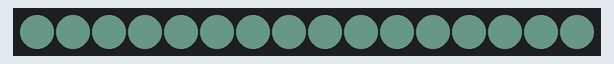
The sketch below on a simulated ESP32. On the bench: 16 RGB LEDs in strip order, left to right. Dim RGB values are drawn brighter than linear; WiFi joins after 1.5 s; servers stay silent unless stated; network time is answered at once with the bench clock; the local clock reads 2024-03-15 10:24:30 at power-on unless the sketch sets it; random numbers use the default seed unless the sketch sets one; what the sketch prints to the serial monitor is not drawn.

Above: at 2.6 s.
At 7.1 s:
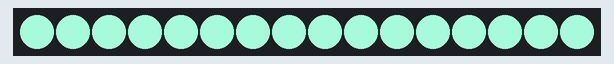

The sketch:

rgb_led.ino
```cpp
#include <WiFi.h>
#include <NTPClient.h>
#include <WiFiUdp.h>
#include <FastLED.h>

const char* ssid = "WIFI_AP";
const char* password = "WIFI_Pass";

#define NUM_LEDS 16        // Jumlah LED WS2812 yang digunakan
#define DATA_PIN 12        // Pin data yang terhubung ke LED

CRGB leds[NUM_LEDS];      // Inisialisasi objek LED

WiFiUDP ntpUDP;
NTPClient timeClient(ntpUDP, "pool.ntp.org", 25200); // Waktu GMT +7 (Waktu Jakarta)


void setup() {
  FastLED.addLeds<WS2812, DATA_PIN, GRB>(leds, NUM_LEDS);  // Konfigurasi tipe LED dan pin data
  Serial.begin(115200);

   // Menghubungkan ke jaringan WiFi
  WiFi.begin(ssid, password);
  while (WiFi.status() != WL_CONNECTED) {
    delay(500);
    Serial.print(".");
  }

  Serial.println("Wifi Connected");
  // Menginisialisasi dan memulai waktu NTP
  timeClient.begin();
  timeClient.setTimeOffset(25200); // Waktu GMT +7 (Waktu Jakarta)


}

void loop() {

  // Memperbarui waktu dari server NTP
  timeClient.update();

  delay(1000);

  // Membaca waktu saat ini
  int currentHour = timeClient.getHours();

  Serial.println(currentHour);
  Serial.println("lampu hidup");

if (currentHour >= 21 || currentHour < 5) {
    // Matikan LED jika waktu berada di luar jangkauan waktu yang ditentukan
    FastLED.clear();
    FastLED.show();
  } else {


  // Randomly generate RGB values for the fade color
  uint8_t r = random(256);
  uint8_t g = random(256);
  uint8_t b = random(256);

  // Fade to the random color for 30 seconds
  fadeToColor(r, g, b);

  // Wait for 5 minutes before returning to the original mode
  delay(300000); // 5 minutes (5 * 60 * 1000 milliseconds)

  // Return to the original mode (display color based on predefined values)
  // You can adjust these values as needed
  int brightness = map(550, 400, 700, 0, 255); // Example lux value of 550
  leds[0] = CRGB(brightness, brightness, brightness);
  FastLED.show();
}

  }

// Function to fade to a specific color
void fadeToColor(uint8_t targetR, uint8_t targetG, uint8_t targetB) {
  static uint8_t currentR = 0;
  static uint8_t currentG = 0;
  static uint8_t currentB = 0;

  // Calculate step size for each color component
  int stepR = (targetR - currentR) / 10; // 30 seconds (30 * 2 steps)
  int stepG = (targetG - currentG) / 10;
  int stepB = (targetB - currentB) / 10;

  // Fade to the target color over 30 seconds
  for (int i = 0; i < 10; i++) { // 30 seconds (30 * 2 steps)
    currentR += stepR;
    currentG += stepG;
    currentB += stepB;

    // Set all LEDs to the current color
    for (int j = 0; j < NUM_LEDS; j++) {
      leds[j] = CRGB(currentR, currentG, currentB);
    }
    FastLED.show();

    delay(500); // Adjust delay as needed for desired fade effect
  }
}
```
